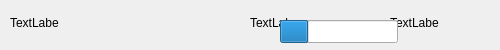
<?xml version="1.0" encoding="UTF-8"?>
<ui version="4.0">
 <class>testTaskComponents</class>
 <widget class="QWidget" name="testTaskComponents">
  <property name="geometry">
   <rect>
    <x>0</x>
    <y>0</y>
    <width>500</width>
    <height>50</height>
   </rect>
  </property>
  <property name="windowTitle">
   <string>Form</string>
  </property>
  <widget class="QLabel" name="courseNameLabel">
   <property name="geometry">
    <rect>
     <x>10</x>
     <y>15</y>
     <width>49</width>
     <height>16</height>
    </rect>
   </property>
   <property name="text">
    <string>TextLabel</string>
   </property>
  </widget>
  <widget class="QLabel" name="currentScoreLabel">
   <property name="geometry">
    <rect>
     <x>250</x>
     <y>15</y>
     <width>49</width>
     <height>15</height>
    </rect>
   </property>
   <property name="text">
    <string>TextLabel</string>
   </property>
  </widget>
  <widget class="QLabel" name="maxScoreLabel">
   <property name="geometry">
    <rect>
     <x>390</x>
     <y>15</y>
     <width>49</width>
     <height>15</height>
    </rect>
   </property>
   <property name="text">
    <string>TextLabel</string>
   </property>
  </widget>
  <widget class="QProgressBar" name="progressBar">
   <property name="geometry">
    <rect>
     <x>280</x>
     <y>20</y>
     <width>118</width>
     <height>23</height>
    </rect>
   </property>
   <property name="value">
    <number>24</number>
   </property>
   <property name="textVisible">
    <bool>false</bool>
   </property>
  </widget>
 </widget>
 <resources/>
 <connections/>
</ui>
